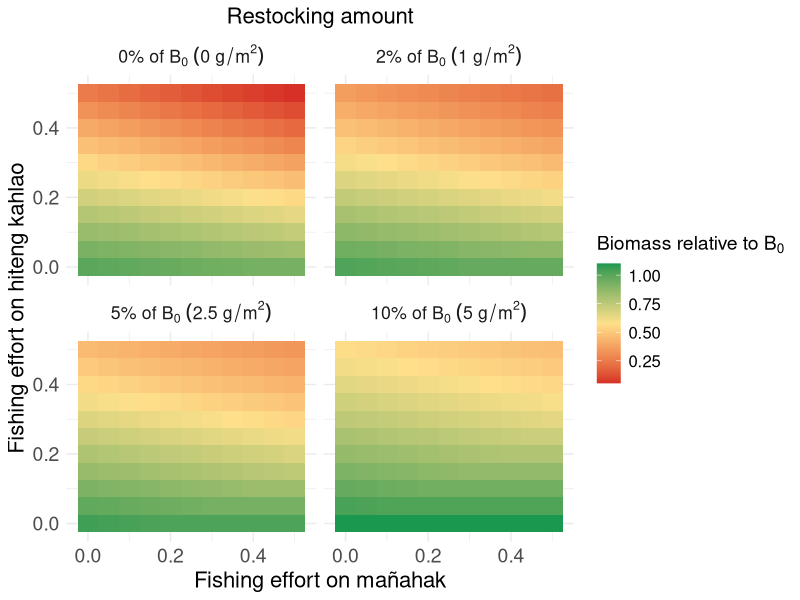
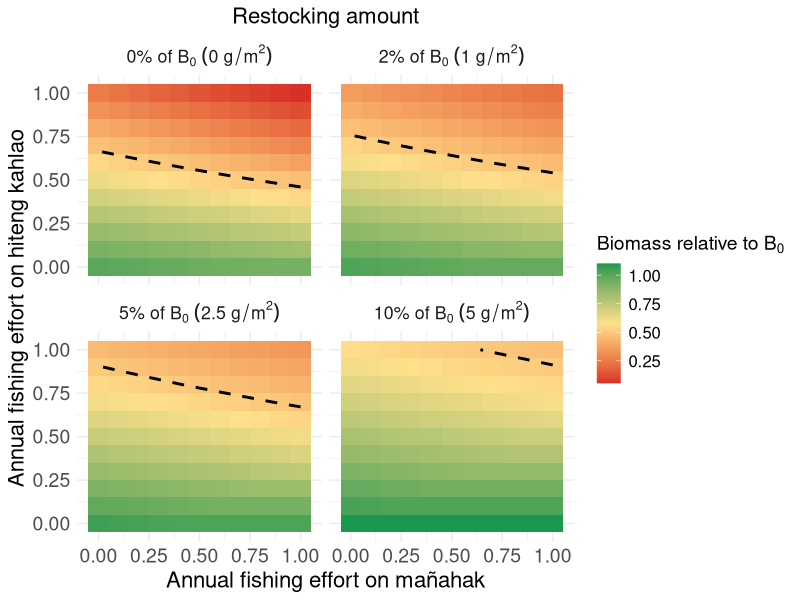

Recreate these plots in R, in order. (Note: this script raises an error after producing the figures.)
library(tidyverse)
library(viridis)

# Parameters
juvenile_survival_rate <- 1 - ((0.429 * 2) / 2)
subadult_survival_rate <- 1 - ((0.429 * 1.5) / 2)
adult_survival_rate <- 1 - (0.429 / 2)

juvenile_to_subadult_rate <- 1
subadult_to_adult_rate <- 0.5

reproduction_rate <- 2
reproduction_rate_2 <- 1.5

carrying_capacity <- 68
time_steps <- 200

# Parameter ranges
fishing_effort_values <- seq(0, 0.5, by = 0.05)
restocking_values <- c(0, 1, 2.5, 5) # Restocking scenarios

#Current fishing for burn in
F_current_instantaneous <- 0.09 
F_current_discrete <- (1 - exp(-F_current_instantaneous)) / 2
F_current_discrete

F_current_discrete_juv <- 0.01


run_simulation <- function(F_adults, F_juveniles, restocked_juveniles, burn_in_time = 100) {
  juvenile_population <- 10
  subadult_population <- 10
  adult_population <- 10
  
  # Store population over time
  population_over_time <- numeric(time_steps)
  
  for (t in 1:time_steps) {
    if (t <= burn_in_time) {
      # Burn-in period with zero fishing and zero restocking
      # Try burn in with "current" fishing
      F_adults_current <- F_current_discrete #0
      F_juveniles_current <- F_current_discrete_juv #0
      restocking <- 0
    } else {
      # Post burn-in period with specified fishing and restocking
      F_adults_current <- F_adults
      F_juveniles_current <- F_juveniles
      restocking <- restocked_juveniles
    }
    
    if (t %% 2 == 0) {
      current_reproduction_rate <- reproduction_rate
    } else {
      current_reproduction_rate <- reproduction_rate_2
    }
    
    total_population <- juvenile_population + subadult_population + adult_population
    new_juveniles <- adult_population * current_reproduction_rate * (1 - total_population / carrying_capacity)
    surviving_juveniles <- juvenile_population * juvenile_survival_rate * (1 - F_juveniles_current)
    new_subadults <- juvenile_population * juvenile_to_subadult_rate
    surviving_subadults <- subadult_population * subadult_survival_rate
    new_adults <- subadult_population * subadult_to_adult_rate
    surviving_adults <- adult_population * adult_survival_rate * (1 - F_adults_current)
    
     if (t %% 2 == 0) {
       subadult_population <- max(0, new_subadults + surviving_subadults - new_adults + restocking)
     } else {
       subadult_population <- max(0, new_subadults + surviving_subadults - new_adults)
     }
    
    juvenile_population <- max(0, new_juveniles + surviving_juveniles - new_subadults)
    adult_population <- max(0, new_adults + surviving_adults)
    
    # Store total population at each timestep
    population_over_time[t] <- juvenile_population + subadult_population + adult_population
  }
  
  # Return the average of the last 20 timesteps
  avg_population_last_20 <- mean(population_over_time[(time_steps - 19):time_steps])
  
  return(avg_population_last_20)
}



# Sensitivity analysis loop with burn-in period
all_results <- data.frame()

for (restocked_juveniles in restocking_values) {
  # Create a dataframe to store results for this restocking value
  sensitivity_results <- expand.grid(
    F_adults = fishing_effort_values,
    F_juveniles = fishing_effort_values
  ) %>%
    mutate(
      Avg_Total_Population = 0
    )
  
  # Reference population with zero fishing effort
  reference_population <- run_simulation(
    F_adults = 0,
    F_juveniles = 0,
    restocked_juveniles = 0,
    burn_in_time = 100
  )
  
  # Sensitivity analysis loop
  for (i in seq_len(nrow(sensitivity_results))) {
    sensitivity_results$Avg_Total_Population[i] <- run_simulation(
      F_adults = sensitivity_results$F_adults[i],
      F_juveniles = sensitivity_results$F_juveniles[i],
      restocked_juveniles = restocked_juveniles,
      burn_in_time = 100
    )
  }
  
  # Normalize by the reference population and calculate restocking as a percentage
  sensitivity_results <- sensitivity_results %>%
    mutate(
      Relative_Population = Avg_Total_Population / reference_population,
      Restocking_Percent = round((restocked_juveniles / reference_population) * 100, 0) # Convert to percentage
    )
  
  # Combine results for all restocking values
  all_results <- bind_rows(all_results, sensitivity_results)
}

# Set Restocking_Percent as a factor with the desired order
all_results$Restocking_Percent <- factor(all_results$Restocking_Percent, 
                                         levels = c(0, 2, 5, 10))

# Create labels with the correct expressions for each Restocking_Percent
all_results$Restocking_Label <- dplyr::case_when(
  all_results$Restocking_Percent == 0 ~ "0*'%'~of~B[0]~(0~g/m^2)",
  all_results$Restocking_Percent == 2 ~ "2*'%'~of~B[0]~(1~g/m^2)",
  all_results$Restocking_Percent == 5 ~ "5*'%'~of~B[0]~(2.5~g/m^2)",
  all_results$Restocking_Percent == 10 ~ "10*'%'~of~B[0]~(5~g/m^2)"
)

# Convert Restocking_Label to a factor and ensure its order aligns with Restocking_Percent
all_results$Restocking_Label <- factor(all_results$Restocking_Label,
                                       levels = c("0*'%'~of~B[0]~(0~g/m^2)", 
                                                  "2*'%'~of~B[0]~(1~g/m^2)", 
                                                  "5*'%'~of~B[0]~(2.5~g/m^2)",
                                                  "10*'%'~of~B[0]~(5~g/m^2)"))




ggplot(all_results, aes(x = F_juveniles, y = F_adults, fill = Relative_Population)) +
  geom_tile() +
  facet_wrap(~Restocking_Label, labeller = label_parsed) +
  scale_fill_gradientn(
    colors = c("#d73027", "#fee08b", "#1a9850"),
    name = bquote("Biomass relative to"~B[0])
  ) +
  labs(
    x = "Fishing effort on mañahak",
    y = "Fishing effort on hiteng kahlao",
    title = "Restocking amount"
  ) +
  theme_minimal() +
  theme(
    text = element_text(size = 16),
    plot.title = element_text(size = 16, hjust = 0.5),
    axis.title = element_text(size = 16),
    axis.text = element_text(size = 14),
    legend.title = element_text(size = 14),
    legend.text = element_text(size = 12)
  )





##Trying to highlight areas where B0 >= 0.5

ggplot(all_results, aes(x = F_juveniles*2, y = F_adults*2, fill = Relative_Population)) +
  geom_tile() +
  geom_contour(
    aes(z = Relative_Population), 
    breaks = 0.5, 
    color = "black", 
    linetype = "dashed", 
    linewidth = 1
  ) +
  facet_wrap(~Restocking_Label, labeller = label_parsed) +
  scale_fill_gradientn(
    colors = c("#d73027", "#fee08b", "#1a9850"),
    name = bquote("Biomass relative to"~B[0])
  ) +
  labs(
    x = "Annual fishing effort on mañahak",
    y = "Annual fishing effort on hiteng kahlao",
    title = "Restocking amount"
  ) +
  theme_minimal() +
  theme(
    text = element_text(size = 16),
    plot.title = element_text(size = 16, hjust = 0.5),
    axis.title = element_text(size = 16),
    axis.text = element_text(size = 14),
    legend.title = element_text(size = 14),
    legend.text = element_text(size = 12)
  )









all_results <- all_results %>%
  mutate(
    Restocking_Label = paste0(
      Restocking_Percent, "%~of~B[0]~(", restocked_juveniles, "~g/m^2)"
    ),
    Restocking_Percent = as.numeric(Restocking_Percent) # Ensure numeric type
  ) %>%
  arrange(Restocking_Percent) %>%
  mutate(
    Restocking_Label = factor(Restocking_Label, levels = unique(Restocking_Label)) # Order by percentage
  )


all_results$Restocking_Label <- factor(all_results$Restocking_Label)

ggplot(all_results, aes(x = F_adults, y = Avg_Total_Population, label = Restocking_Label)) +
  geom_text(aes(label = Restocking_Label), parse = TRUE)

# Plotting
ggplot(all_results, aes(x = F_juveniles * 2, y = F_adults * 2, fill = Relative_Population)) +
  geom_tile() +
  geom_contour(
    aes(z = Relative_Population),
    breaks = 0.5,
    color = "black",
    linetype = "dashed",
    linewidth = 1
  ) +
  facet_wrap(~Restocking_Label, labeller = label_parsed) +
  scale_fill_gradientn(
    colors = c("#d73027", "#fee08b", "#1a9850"),
    name = bquote("Biomass relative to"~B[0])
  ) +
  labs(
    x = "Annual fishing effort on mañahak",
    y = "Annual fishing effort on hiteng kahlao",
    title = "Restocking amount"
  ) +
  theme_minimal() +
  theme(
    text = element_text(size = 16),
    plot.title = element_text(size = 16, hjust = 0.5),
    axis.title = element_text(size = 16),
    axis.text = element_text(size = 14),
    legend.title = element_text(size = 14),
    legend.text = element_text(size = 12)
  )
